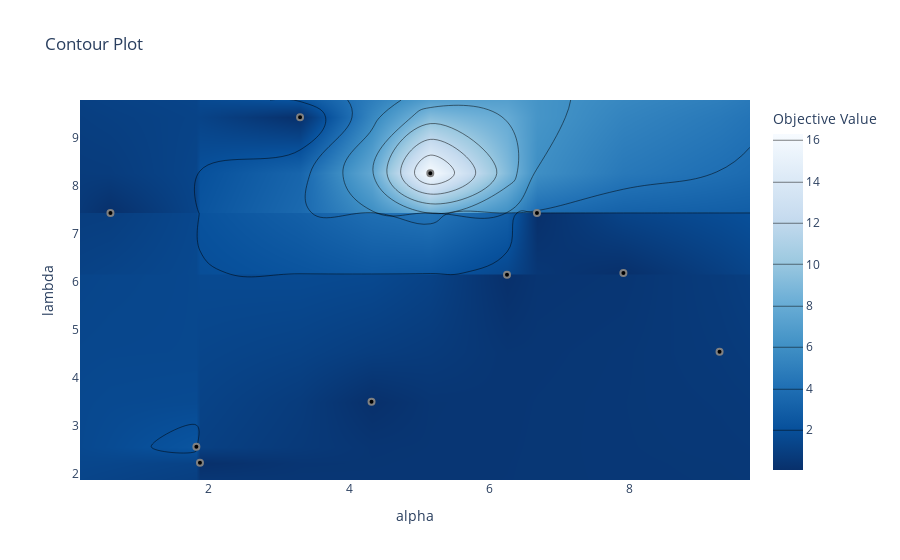

Notebook source saved alongside this figure:
### Code cell
## Contour plot

optuna.visualization.plot_contour(find_params, params=["alpha", "lambda"])

### Figure 1 — Plotly figure (JSON) as saved in the notebook; plotly's stock layout.template omitted (floating-point values rounded to 4 significant figures; data arrays with more than 128 entries replaced by an {"elided": "..."} marker saying what was removed)
{"data": [{"colorbar": {"title": {"text": "Objective Value"}}, "colorscale": [[0, "rgb(247,251,255)"], [0.125, "rgb(222,235,247)"], [0.25, "rgb(198,219,239)"], [0.375, "rgb(158,202,225)"], [0.5, "rgb(107,174,214)"], [0.625, "rgb(66,146,198)"], [0.75, "rgb(33,113,181)"], [0.875, "rgb(8,81,156)"], [1, "rgb(8,48,107)"]], "connectgaps": true, "contours": {"coloring": "heatmap"}, "hoverinfo": "none", "line": {"smoothing": 1.3}, "reversescale": true, "type": "contour", "x": [0.1659, 0.5999, 1.824, 1.875, 3.301, 4.319, 5.157, 6.25, 6.677, 7.908, 9.278, 9.712], "y": [1.866, 2.227, 2.561, 3.499, 4.544, 6.149, 6.188, 7.44, 7.442, 8.269, 9.438, 9.798], "z": {"elided": "12x12 float values"}}, {"marker": {"color": "black", "line": {"color": "Grey", "width": 2}}, "mode": "markers", "showlegend": false, "type": "scatter", "x": [0.5999, 5.157, 4.319, 1.875, 9.278, 3.301, 6.25, 7.908, 6.677, 1.824], "y": [7.442, 8.269, 3.499, 2.227, 4.544, 9.438, 6.149, 6.188, 7.44, 2.561]}], "layout": {"title": {"text": "Contour Plot"}, "xaxis": {"range": [0.1659, 9.712], "title": {"text": "alpha"}}, "yaxis": {"range": [1.866, 9.798], "title": {"text": "lambda"}}}}
